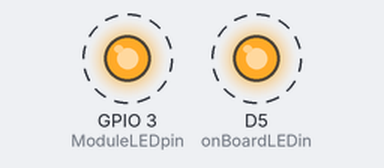
Simulated run of this sketch. Board: ESP8266 (NodeMCU). Shown: output pins drawn as LEDs (lit = HIGH). Dashed ring = blinking.

Above: at 0.2 s.
Timing chart, 0 to 3.0 s (numbered marks = the images above):
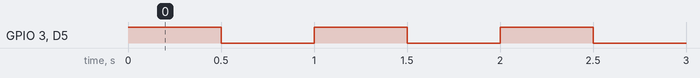

Measured:
- by itself, GPIO 3 (ModuleLEDpin), D5 (onBoardLEDin): alternates HIGH for 0.50 s and LOW for 0.50 s

The sketch:

Test_LED_Blink.ino
```cpp
const int onBoardLEDin = D5; // or 14
const int ModuleLEDpin = D9; // or LED_BUILTIN or 2


// LED_BUILTIN is D9

void setup() {
  pinMode(ModuleLEDpin, OUTPUT);
  pinMode(onBoardLEDin, OUTPUT);
}

void loop() {
  digitalWrite(ModuleLEDpin, HIGH);
  digitalWrite(onBoardLEDin, HIGH);

  delay(500);

  digitalWrite(ModuleLEDpin, LOW);
  digitalWrite(onBoardLEDin, LOW);

  delay(500);
}
```
